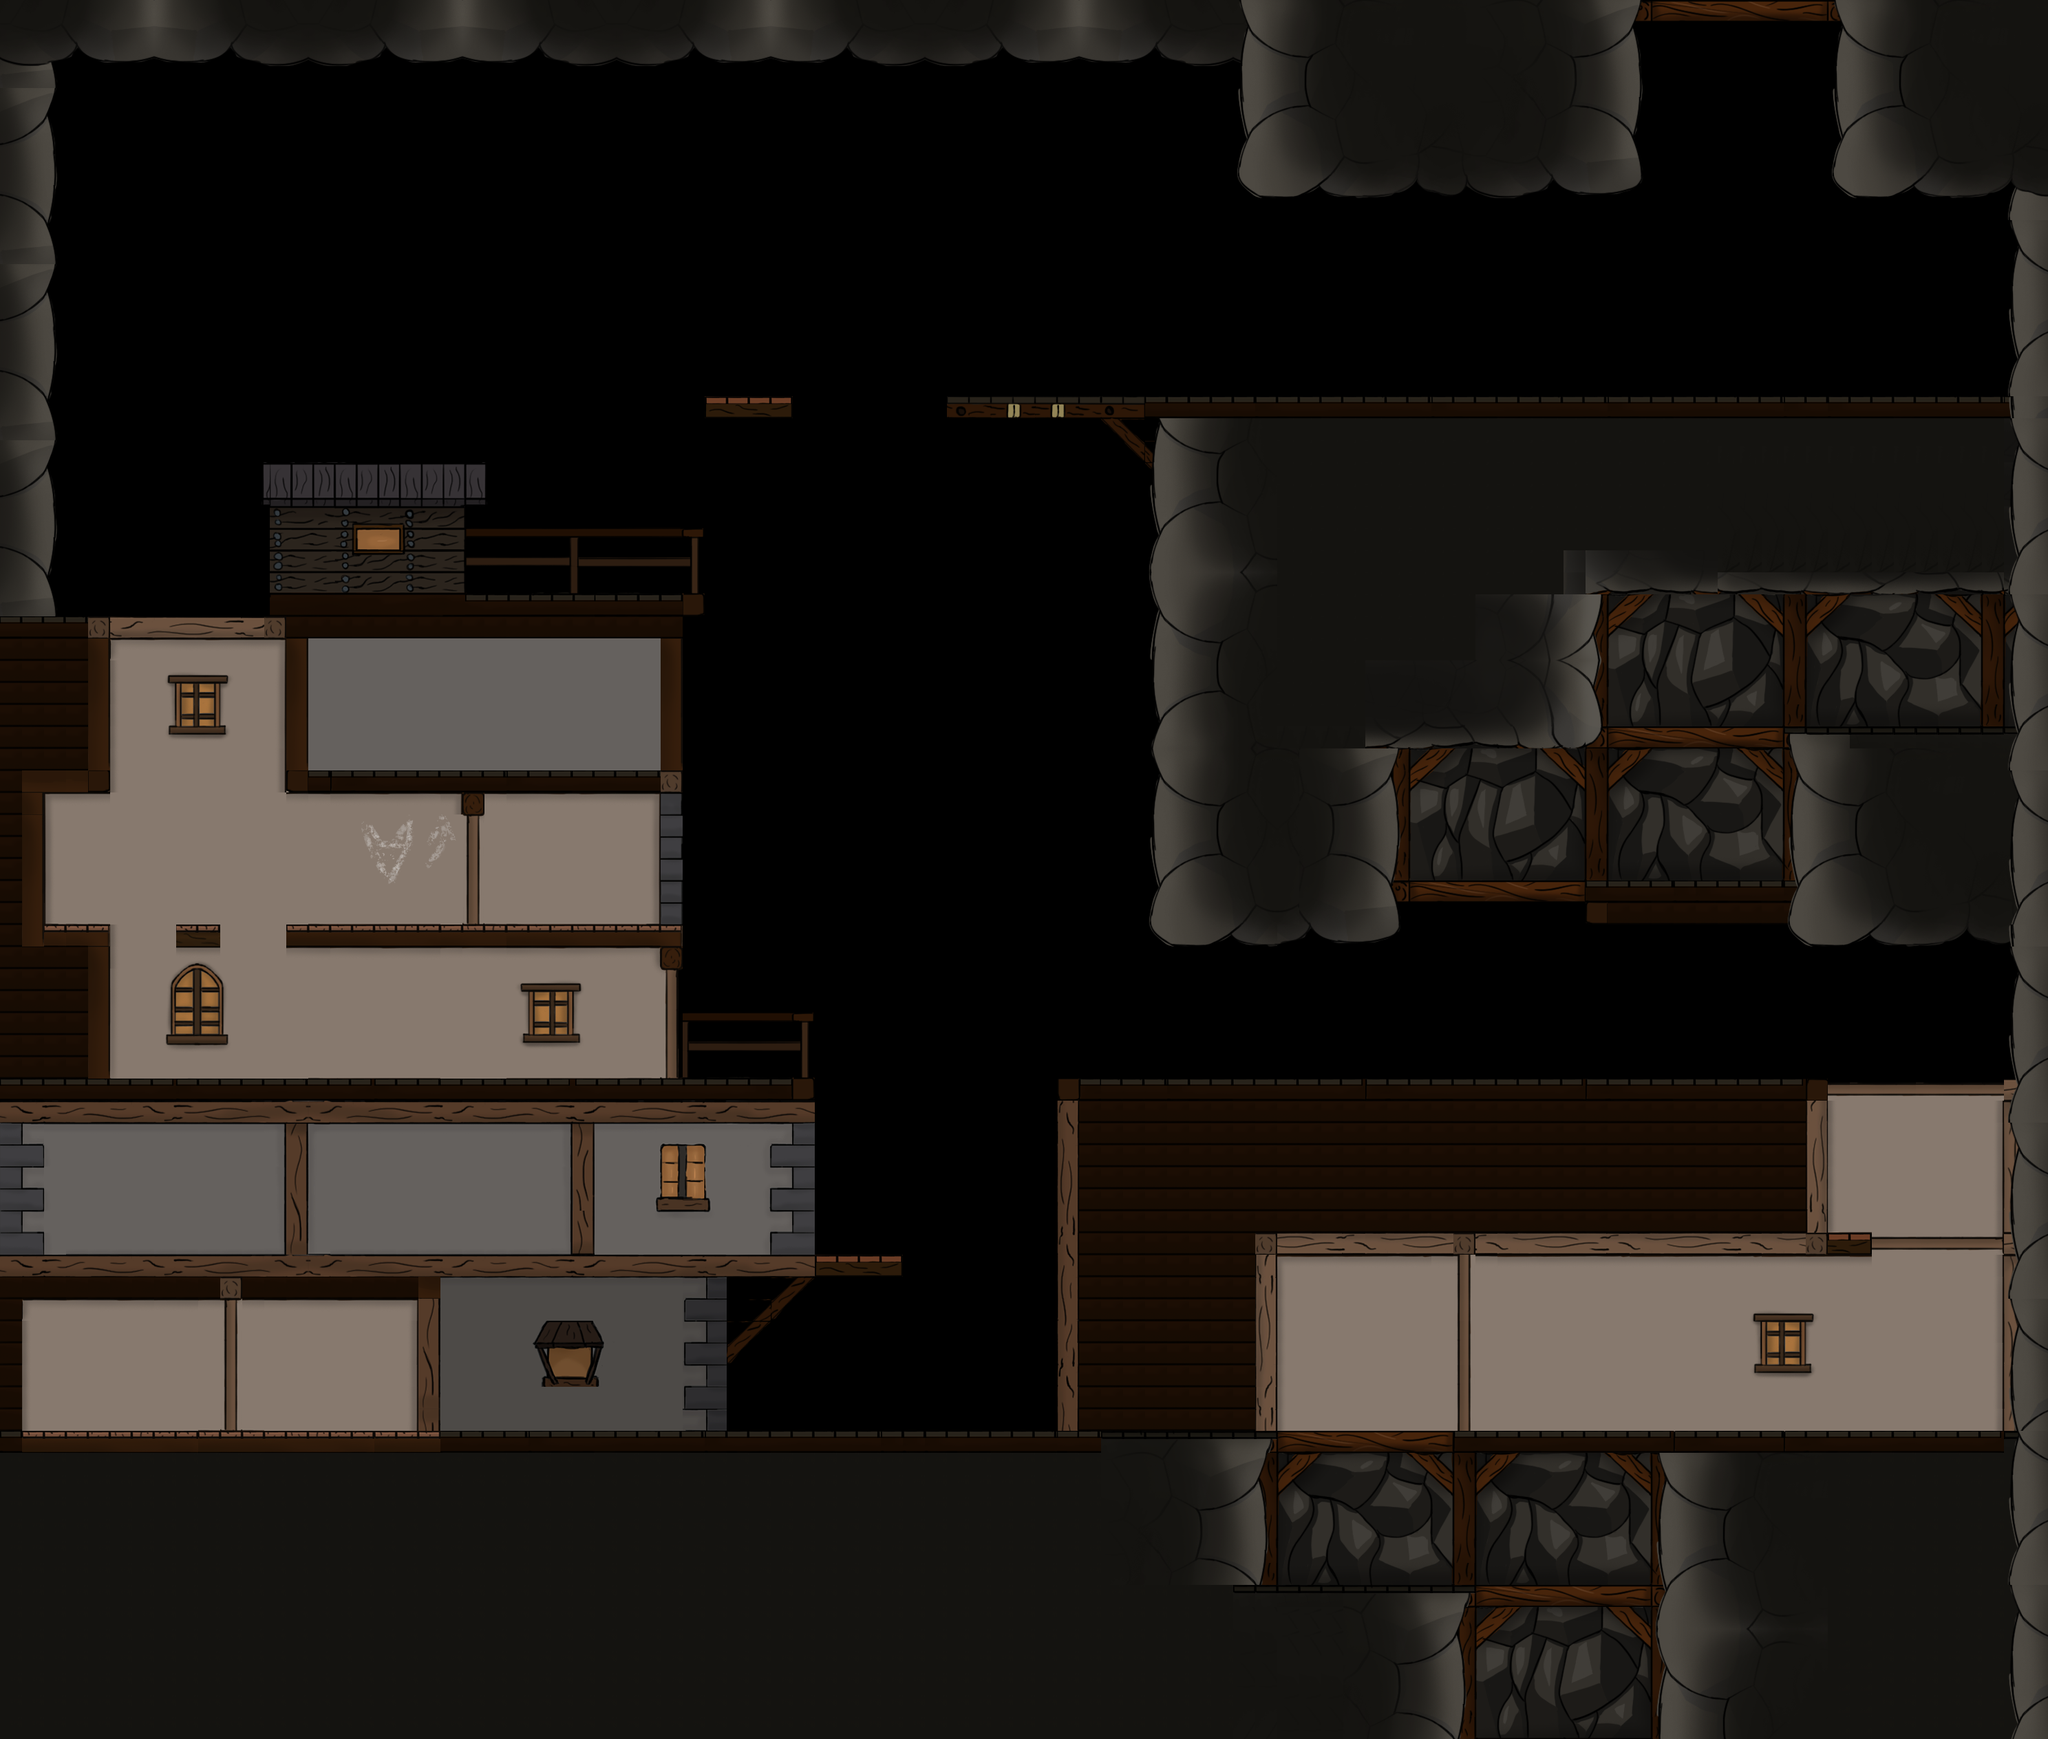

A level layout from a 2D game, rendered from its tile map. Below: a short description, then the map file with tile-grid data replaced by summaries:
An orthogonal 93x79 tile map with 32x32 px tiles, 6 tile layers (Fond, Marque, Platforms, Chargement, ...), 1 hidden layer not drawn and 6 objects.

<map version="1.4" tiledversion="1.4.3" orientation="orthogonal" renderorder="right-down" width="93" height="79" tilewidth="32" tileheight="32" infinite="0" nextlayerid="16" nextobjectid="14">
 <editorsettings>
  <export target="level_Part_2.json" format="json" />
 </editorsettings>
 <tileset firstgid="1" name="Decors" tilewidth="32" tileheight="32" tilecount="2240" columns="56">
  <image source="Decors.png" width="1792" height="1280" />
 </tileset>
 <layer id="2" name="Fond" width="93" height="79">
  <data>[7347 cells, 3144 non-empty, 483 distinct tile ids]</data>
 </layer>
 <layer id="15" name="Marque" width="93" height="79">
  <data>[7347 cells, 46 non-empty, 24 distinct tile ids]</data>
 </layer>
 <layer id="1" name="Platforms" width="93" height="79">
  <data>[7347 cells, 2234 non-empty, 470 distinct tile ids]</data>
 </layer>
 <layer id="3" name="Chargement" width="93" height="79">
  <data>[7347 cells, 8 non-empty, 4 distinct tile ids]</data>
 </layer>
 <layer id="4" name="Secret" width="93" height="79">
  <data>[7347 cells, 7 non-empty, 6 distinct tile ids]</data>
 </layer>
 <layer id="5" name="Porte" width="93" height="79" visible="0">
  <data>[7347 cells, 6 non-empty, 6 distinct tile ids]</data>
 </layer>
 <layer id="6" name="Zone_mort" width="93" height="79">
  <data>[7347 cells, 0 non-empty, 0 distinct tile ids]</data>
 </layer>
 <objectgroup id="7" name="tresor">
  <object id="2" x="224.97" y="2000.12">
   <point />
  </object>
 </objectgroup>
 <objectgroup id="8" name="clef">
  <object id="3" x="819.879" y="1047.03">
   <point />
  </object>
 </objectgroup>
 <objectgroup id="9" name="bombe">
  <object id="4" x="2772" y="974">
   <point />
  </object>
 </objectgroup>
 <objectgroup id="10" name="soldat">
  <object id="5" x="377.879" y="1460">
   <point />
  </object>
 </objectgroup>
 <objectgroup id="11" name="archer" />
 <objectgroup id="12" name="chimiste" />
 <objectgroup id="13" name="colosse">
  <object id="6" x="1419.58" y="1889.39">
   <point />
  </object>
 </objectgroup>
 <objectgroup id="14" name="porte">
  <object id="8" x="627.273" y="1975.76">
   <point />
  </object>
 </objectgroup>
</map>
